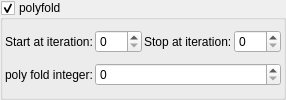
    <widget class="MyGroupBox" name="groupCheck_transf_function_enabledP_false">
     <property name="toolTip">
      <string/>
     </property>
     <property name="title">
      <string>polyfold&amp;</string>
     </property>
     <property name="checkable">
      <bool>true</bool>
     </property>
     <layout class="QVBoxLayout" name="verticalLayout_56">
      <property name="spacing">
       <number>2</number>
      </property>
      <property name="leftMargin">
       <number>2</number>
      </property>
      <property name="topMargin">
       <number>2</number>
      </property>
      <property name="rightMargin">
       <number>2</number>
      </property>
      <property name="bottomMargin">
       <number>2</number>
      </property>
      <item>
       <layout class="QGridLayout" name="gridLayout_70">
        <property name="spacing">
         <number>2</number>
        </property>
        <item row="1" column="3">
         <widget class="MySpinBox" name="spinboxInt_transf_stop_iterations_P1">
          <property name="sizePolicy">
           <sizepolicy hsizetype="Minimum" vsizetype="Maximum">
            <horstretch>0</horstretch>
            <verstretch>0</verstretch>
           </sizepolicy>
          </property>
          <property name="maximum">
           <number>999</number>
          </property>
         </widget>
        </item>
        <item row="1" column="1">
         <widget class="MySpinBox" name="spinboxInt_transf_start_iterations_P">
          <property name="sizePolicy">
           <sizepolicy hsizetype="Minimum" vsizetype="Maximum">
            <horstretch>0</horstretch>
            <verstretch>0</verstretch>
           </sizepolicy>
          </property>
          <property name="maximum">
           <number>999</number>
          </property>
         </widget>
        </item>
        <item row="1" column="0">
         <widget class="QLabel" name="label_265">
          <property name="text">
           <string>Start at iteration:</string>
          </property>
         </widget>
        </item>
        <item row="1" column="2">
         <widget class="QLabel" name="label_268">
          <property name="text">
           <string>Stop at iteration:</string>
          </property>
         </widget>
        </item>
       </layout>
      </item>
      <item>
       <layout class="QGridLayout" name="gridLayout_3" columnstretch="0,1">
        <item row="0" column="0">
         <widget class="QLabel" name="label_45">
          <property name="text">
           <string>poly fold integer:</string>
          </property>
         </widget>
        </item>
        <item row="0" column="1">
         <widget class="MySpinBox" name="spinboxInt_transf_int_6">
          <property name="enabled">
           <bool>true</bool>
          </property>
          <property name="sizePolicy">
           <sizepolicy hsizetype="Minimum" vsizetype="Maximum">
            <horstretch>0</horstretch>
            <verstretch>0</verstretch>
           </sizepolicy>
          </property>
          <property name="maximum">
           <number>999</number>
          </property>
         </widget>
        </item>
       </layout>
      </item>
     </layout>
    </widget>
